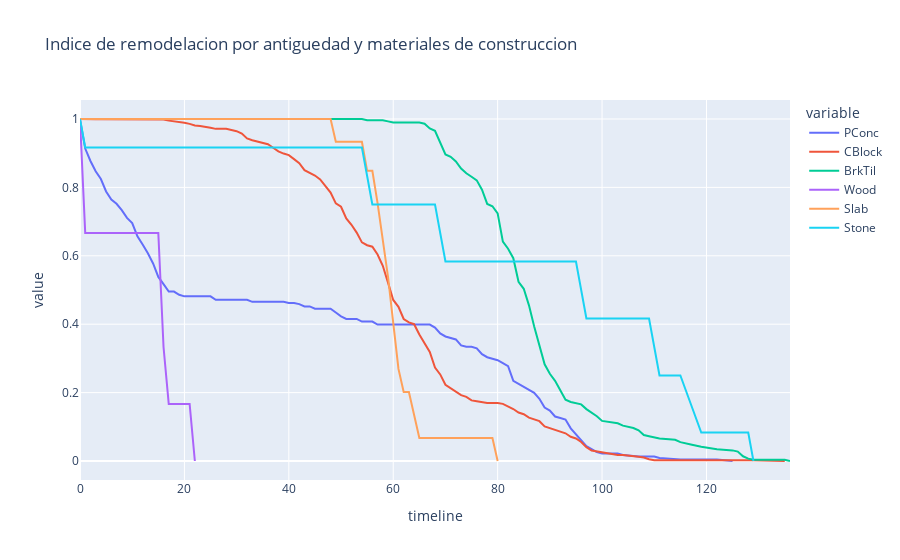

Notebook code for this chart:
### Code cell
rates, logrank= survival(data, 'Foundation', 'antiguedadventa', 'remodelation')

rates.plot(kind='line',title = 'Indice de remodelacion por antiguedad y materiales de construccion')
